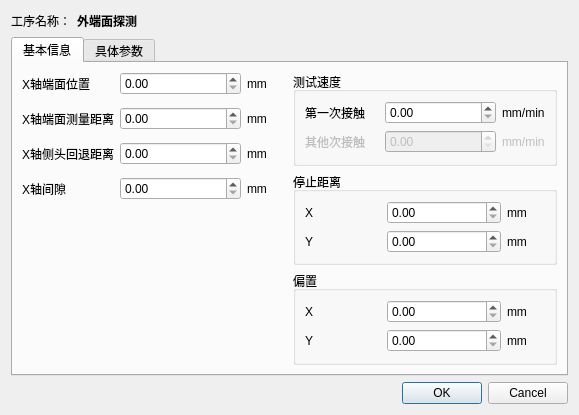
<?xml version="1.0" encoding="UTF-8"?>
<ui version="4.0">
 <class>Dialog</class>
 <widget class="QDialog" name="Dialog">
  <property name="geometry">
   <rect>
    <x>0</x>
    <y>0</y>
    <width>579</width>
    <height>409</height>
   </rect>
  </property>
  <property name="windowTitle">
   <string>工序参数编辑</string>
  </property>
  <layout class="QVBoxLayout" name="verticalLayout_2">
   <item>
    <layout class="QHBoxLayout" name="horizontalLayout_2">
     <item>
      <widget class="QLabel" name="label">
       <property name="text">
        <string>工序名称：</string>
       </property>
      </widget>
     </item>
     <item>
      <widget class="QLabel" name="label_2">
       <property name="font">
        <font>
         <weight>75</weight>
         <italic>false</italic>
         <bold>true</bold>
         <underline>false</underline>
         <strikeout>false</strikeout>
        </font>
       </property>
       <property name="text">
        <string>外端面探测</string>
       </property>
      </widget>
     </item>
     <item>
      <spacer name="horizontalSpacer">
       <property name="orientation">
        <enum>Qt::Horizontal</enum>
       </property>
       <property name="sizeHint" stdset="0">
        <size>
         <width>40</width>
         <height>20</height>
        </size>
       </property>
      </spacer>
     </item>
    </layout>
   </item>
   <item>
    <widget class="QTabWidget" name="tabWidget">
     <property name="currentIndex">
      <number>0</number>
     </property>
     <widget class="QWidget" name="">
      <attribute name="title">
       <string>基本信息</string>
      </attribute>
      <layout class="QHBoxLayout" name="horizontalLayout">
       <item>
        <layout class="QGridLayout" name="gridLayout_4" columnstretch="2,3,1">
         <property name="verticalSpacing">
          <number>12</number>
         </property>
         <item row="0" column="0">
          <widget class="QLabel" name="label_3">
           <property name="text">
            <string>X轴端面位置</string>
           </property>
          </widget>
         </item>
         <item row="0" column="1">
          <widget class="QDoubleSpinBox" name="doubleSpinBox"/>
         </item>
         <item row="0" column="2">
          <widget class="QLabel" name="label_4">
           <property name="text">
            <string>mm</string>
           </property>
          </widget>
         </item>
         <item row="1" column="0">
          <widget class="QLabel" name="label_5">
           <property name="text">
            <string>X轴端面测量距离</string>
           </property>
          </widget>
         </item>
         <item row="1" column="1">
          <widget class="QDoubleSpinBox" name="doubleSpinBox_2"/>
         </item>
         <item row="1" column="2">
          <widget class="QLabel" name="label_6">
           <property name="text">
            <string>mm</string>
           </property>
          </widget>
         </item>
         <item row="2" column="0">
          <widget class="QLabel" name="label_7">
           <property name="text">
            <string>X轴侧头回退距离</string>
           </property>
          </widget>
         </item>
         <item row="2" column="1">
          <widget class="QDoubleSpinBox" name="doubleSpinBox_3"/>
         </item>
         <item row="2" column="2">
          <widget class="QLabel" name="label_8">
           <property name="text">
            <string>mm</string>
           </property>
          </widget>
         </item>
         <item row="3" column="0">
          <widget class="QLabel" name="label_9">
           <property name="text">
            <string>X轴间隙</string>
           </property>
          </widget>
         </item>
         <item row="3" column="1">
          <widget class="QDoubleSpinBox" name="doubleSpinBox_4"/>
         </item>
         <item row="3" column="2">
          <widget class="QLabel" name="label_10">
           <property name="text">
            <string>mm</string>
           </property>
          </widget>
         </item>
         <item row="4" column="0">
          <spacer name="verticalSpacer">
           <property name="orientation">
            <enum>Qt::Vertical</enum>
           </property>
           <property name="sizeHint" stdset="0">
            <size>
             <width>20</width>
             <height>40</height>
            </size>
           </property>
          </spacer>
         </item>
        </layout>
       </item>
       <item>
        <layout class="QVBoxLayout" name="verticalLayout">
         <item>
          <widget class="QGroupBox" name="groupBox">
           <property name="title">
            <string>测试速度</string>
           </property>
           <layout class="QGridLayout" name="gridLayout" columnstretch="2,3,1">
            <item row="0" column="0">
             <widget class="QLabel" name="label_12">
              <property name="text">
               <string>第一次接触</string>
              </property>
             </widget>
            </item>
            <item row="0" column="1">
             <widget class="QDoubleSpinBox" name="doubleSpinBox_5"/>
            </item>
            <item row="0" column="2">
             <widget class="QLabel" name="label_11">
              <property name="text">
               <string>mm/min</string>
              </property>
             </widget>
            </item>
            <item row="1" column="0">
             <widget class="QLabel" name="label_13">
              <property name="enabled">
               <bool>false</bool>
              </property>
              <property name="text">
               <string>其他次接触</string>
              </property>
             </widget>
            </item>
            <item row="1" column="1">
             <widget class="QDoubleSpinBox" name="doubleSpinBox_6">
              <property name="enabled">
               <bool>false</bool>
              </property>
             </widget>
            </item>
            <item row="1" column="2">
             <widget class="QLabel" name="label_14">
              <property name="enabled">
               <bool>false</bool>
              </property>
              <property name="text">
               <string>mm/min</string>
              </property>
             </widget>
            </item>
           </layout>
          </widget>
         </item>
         <item>
          <widget class="QGroupBox" name="groupBox_2">
           <property name="title">
            <string>停止距离</string>
           </property>
           <layout class="QGridLayout" name="gridLayout_2" columnstretch="2,3,1">
            <item row="0" column="0">
             <widget class="QLabel" name="label_19">
              <property name="text">
               <string>X</string>
              </property>
             </widget>
            </item>
            <item row="0" column="1">
             <widget class="QDoubleSpinBox" name="doubleSpinBox_9"/>
            </item>
            <item row="0" column="2">
             <widget class="QLabel" name="label_20">
              <property name="text">
               <string>mm</string>
              </property>
             </widget>
            </item>
            <item row="1" column="0">
             <widget class="QLabel" name="label_21">
              <property name="enabled">
               <bool>true</bool>
              </property>
              <property name="text">
               <string>Y</string>
              </property>
             </widget>
            </item>
            <item row="1" column="1">
             <widget class="QDoubleSpinBox" name="doubleSpinBox_10">
              <property name="enabled">
               <bool>true</bool>
              </property>
             </widget>
            </item>
            <item row="1" column="2">
             <widget class="QLabel" name="label_22">
              <property name="enabled">
               <bool>true</bool>
              </property>
              <property name="text">
               <string>mm</string>
              </property>
             </widget>
            </item>
           </layout>
          </widget>
         </item>
         <item>
          <widget class="QGroupBox" name="groupBox_3">
           <property name="title">
            <string>偏置</string>
           </property>
           <layout class="QGridLayout" name="gridLayout_3" columnstretch="2,3,1">
            <item row="0" column="0">
             <widget class="QLabel" name="label_23">
              <property name="text">
               <string>X</string>
              </property>
             </widget>
            </item>
            <item row="0" column="1">
             <widget class="QDoubleSpinBox" name="doubleSpinBox_11"/>
            </item>
            <item row="0" column="2">
             <widget class="QLabel" name="label_24">
              <property name="text">
               <string>mm</string>
              </property>
             </widget>
            </item>
            <item row="1" column="0">
             <widget class="QLabel" name="label_25">
              <property name="enabled">
               <bool>true</bool>
              </property>
              <property name="text">
               <string>Y</string>
              </property>
             </widget>
            </item>
            <item row="1" column="1">
             <widget class="QDoubleSpinBox" name="doubleSpinBox_12">
              <property name="enabled">
               <bool>true</bool>
              </property>
             </widget>
            </item>
            <item row="1" column="2">
             <widget class="QLabel" name="label_26">
              <property name="enabled">
               <bool>true</bool>
              </property>
              <property name="text">
               <string>mm</string>
              </property>
             </widget>
            </item>
           </layout>
          </widget>
         </item>
        </layout>
       </item>
      </layout>
     </widget>
     <widget class="QWidget" name="tab_2">
      <attribute name="title">
       <string>具体参数</string>
      </attribute>
     </widget>
    </widget>
   </item>
   <item>
    <widget class="QDialogButtonBox" name="buttonBox">
     <property name="orientation">
      <enum>Qt::Horizontal</enum>
     </property>
     <property name="standardButtons">
      <set>QDialogButtonBox::Cancel|QDialogButtonBox::Ok</set>
     </property>
    </widget>
   </item>
  </layout>
 </widget>
 <resources/>
 <connections>
  <connection>
   <sender>buttonBox</sender>
   <signal>accepted()</signal>
   <receiver>Dialog</receiver>
   <slot>accept()</slot>
   <hints>
    <hint type="sourcelabel">
     <x>248</x>
     <y>254</y>
    </hint>
    <hint type="destinationlabel">
     <x>157</x>
     <y>274</y>
    </hint>
   </hints>
  </connection>
  <connection>
   <sender>buttonBox</sender>
   <signal>rejected()</signal>
   <receiver>Dialog</receiver>
   <slot>reject()</slot>
   <hints>
    <hint type="sourcelabel">
     <x>316</x>
     <y>260</y>
    </hint>
    <hint type="destinationlabel">
     <x>286</x>
     <y>274</y>
    </hint>
   </hints>
  </connection>
 </connections>
</ui>
